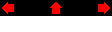

The image is a tile-based game level rendered from a .tmx file. Its description and complete source (layers, tilesets, objects, tile grids) follow:
An orthogonal 7x2 tile map with 16x16 px tiles, 1 tile layer (Tile Layer 1).

<map version="1.10" tiledversion="1.11.2" orientation="orthogonal" renderorder="right-up" width="7" height="2" tilewidth="16" tileheight="16" infinite="0" nextlayerid="2" nextobjectid="1">
 <tileset firstgid="1" source="../../tiletypes.tsx" />
 <layer id="1" name="Tile Layer 1" width="7" height="2">
  <data encoding="csv">
10,0,0,12,0,0,9,
1,1,1,1,1,1,1
</data>
 </layer>
</map>
